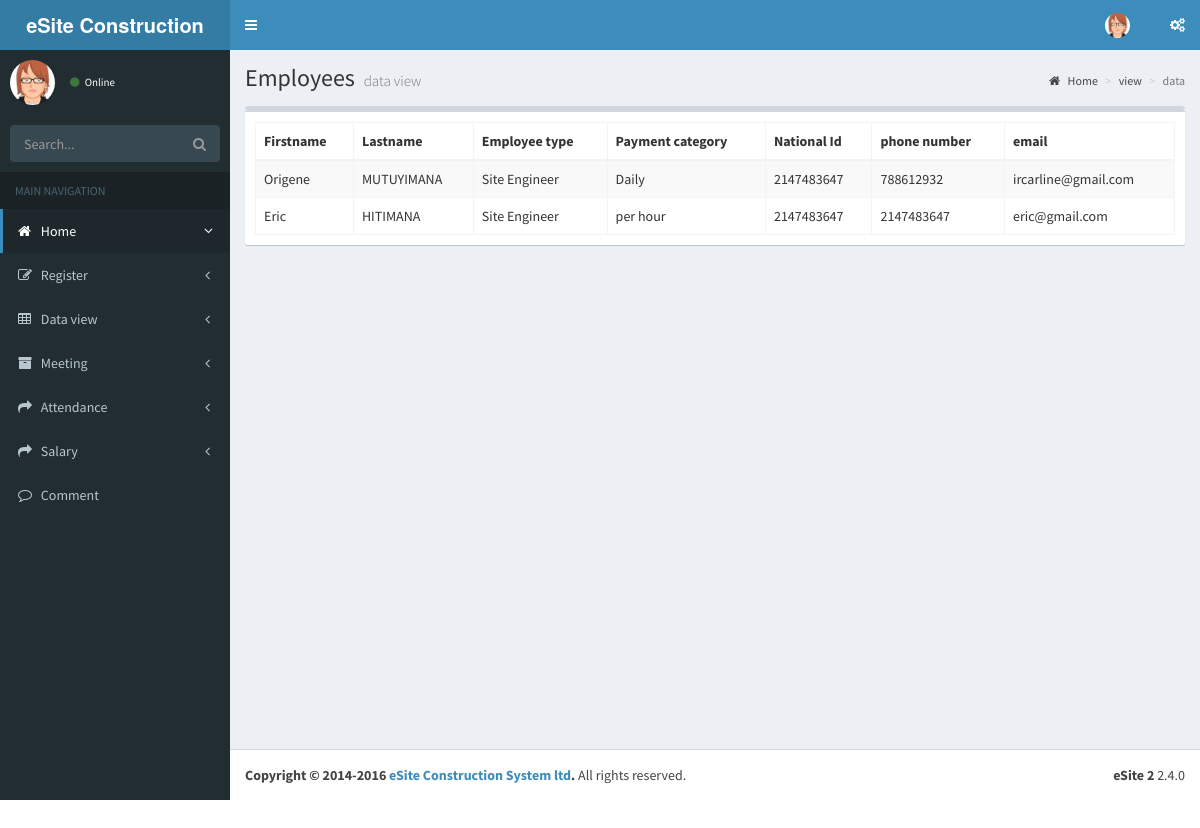
The app's page /pages/tables/view_employee.php with its own data.
### tables this page shows
CREATE TABLE `employees` (
  `employee_id` int(11) NOT NULL,
  `employee_idNo` varchar(255) NOT NULL,
  `firstname` varchar(40) NOT NULL,
  `lastname` varchar(40) NOT NULL,
  `employee_type` varchar(40) NOT NULL,
  `payment_category` varchar(40) NOT NULL,
  `identity` int(16) NOT NULL,
  `phone_no` int(25) NOT NULL,
  `email` varchar(40) NOT NULL
);

### pages/tables/view_employee.php (the view, shortened to what this page needs)
<?php
include '../../config.php';
?>
<!DOCTYPE html>
<html>
<head>
  <link rel="stylesheet" href="../../bootstrap/css/bootstrap.min.css">
  <link rel="stylesheet" href="https://cdnjs.cloudflare.com/ajax/libs/font-awesome/4.5.0/css/font-awesome.min.css">
  <link rel="stylesheet" href="https://cdnjs.cloudflare.com/ajax/libs/ionicons/2.0.1/css/ionicons.min.css">
  <link rel="stylesheet" href="../../plugins/datatables/dataTables.bootstrap.css">
  <link rel="stylesheet" href="../../dist/css/AdminLTE.min.css">
  <link rel="stylesheet" href="../../dist/css/skins/_all-skins.min.css">
</head>
<body class="hold-transition skin-blue sidebar-mini">
<div class="wrapper">
   <header class="main-header">
    <a href="#" class="logo">
      <span class="logo-lg"><b>eSite Construction System</b>LTD</span>
    </a>
    <nav class="navbar navbar-static-top">
      <a href="#" class="sidebar-toggle" data-toggle="push-menu" role="button">
      </a>
      <div class="navbar-custom-menu">
        <ul class="nav navbar-nav">
          <li class="dropdown user user-menu">
            <a href="#" class="dropdown-toggle" data-toggle="dropdown">
              <img src="../../dist/img/User22.jpg" class="user-image" alt="User Image">
            </a>
          </li>
          <li>
            <a href="#" data-toggle="control-sidebar"><i class="fa fa-gears"></i></a>
          </li>
        </ul>
      </div>
    </nav>
  </header>
  <aside class="main-sidebar">
   <section class="sidebar">
      <div class="user-panel">
        <div class="pull-left image">
          <img src="../../dist/img/User22.jpg" class="img-circle" alt="User Image">
        </div>
        <div class="pull-left info">
          <a href="#"><i class="fa fa-circle text-success"></i> Online</a>
        </div>
      </div>
      <form action="#" method="get" class="sidebar-form">
        <div class="input-group">
          <input type="text" name="q" class="form-control" placeholder="Search...">
          <span class="input-group-btn">
                <button type="submit" name="search" id="search-btn" class="btn btn-flat"><i class="fa fa-search"></i>
                </button>
              </span>
        </div>
      </form>
      <ul class="sidebar-menu" data-widget="tree">
        <li class="header">MAIN NAVIGATION</li>
        <li class="active treeview">
          <a href="index.php">
            <i class="fa fa-home"></i> <span>Home</span>
            <span class="pull-right-container">
              <i class="fa fa-angle-left pull-right"></i>
            </span>
          </a>
        </li>
        <li class="treeview">
          <a href="#">
            <i class="fa fa-edit"></i> <span>Register</span>
            <span class="pull-right-container">
              <i class="fa fa-angle-left pull-right"></i>
            </span>
          </a>
        </li>
        <li class="treeview">
          <a href="#">
            <i class="fa fa-table"></i> <span>Data view</span>
            <span class="pull-right-container">
              <i class="fa fa-angle-left pull-right"></i>
            </span>
          </a>
        </li>
         <li class="treeview">
          <a href="#">
            <i class="fa fa-archive"></i> <span>Meeting</span>
            <span class="pull-right-container">
              <i class="fa fa-angle-left pull-right"></i>
            </span>
          </a>
        </li>
                 <li class="treeview">
          <a href="#">
            <i class="fa fa-share"></i> <span>Attendance</span>
            <span class="pull-right-container">
              <i class="fa fa-angle-left pull-right"></i>
            </span>
          </a>
        </li>
             <li class="treeview">
          <a href="#">
            <i class="fa fa-share"></i> <span>Salary</span>
            <span class="pull-right-container">
              <i class="fa fa-angle-left pull-right"></i>
            </span>
          </a>
        </li>
        <li>
          <a href="#">
            <i class="fa fa-comment-o"></i> <span>Comment</span>
          </a>
        </li>
      </ul>
    </section>
  </aside>
  <div class="content-wrapper">
    <section class="content-header">
      <h1>
      Employees
        <small>data view</small>
      </h1>
      <ol class="breadcrumb">
        <li><a href="#"><i class="fa fa-home"></i> Home</a></li>
        <li><a href="#">view </a></li>
        <li class="active">data</li>
      </ol>
    </section>
    <section class="content">
      <div class="row">
        <div class="col-xs-12">
          <div class="box"
          <div class="box">
            <div class="box-body">
              <table id="example1" class="table table-bordered table-striped">
                <thead>
                <tr>
                  <th>Firstname</th>
                  <th>Lastname</th>
                  <th>Employee type</th>
                  <th>Payment category</th>
                  <th>National Id</th>
                  <th>phone number </th>
                  <th>email </th>
                </tr>
                </thead>
                <tbody>
                <?php
      $smt = $con->query('SELECT * FROM employees');
     while ($rows = $smt->fetch(PDO::FETCH_ASSOC)) { ?>
       <tr>
                  <td><?php  echo $rows['firstname']?></td>
                  <td><?php echo $rows['lastname']?></td>
                  <td><?PHP echo $rows['employee_type']?></td>
                  <td><?PHP echo $rows['payment_category']?></td>
                  <td><?PHP echo $rows['identity']?></td>
                  <td><?PHP echo $rows['phone_no']?></td>
                  <td><?PHP echo $rows['email']?></td>
                </tr>
    <?php }
          ?>
                </tbody>
              </table>
            </div>
          </div>
        </div>
      </div>
    </section>
  </div>
  <footer class="main-footer">
    <div class="pull-right hidden-xs">
      <b>eSite 2</b> 2.4.0
    </div>
    <strong>Copyright &copy; 2014-2016 <a href="https://adminlte.io">eSite Construction System ltd</a>.</strong> All rights
    reserved.
  </footer>
</div>
</body>
</html>

### records on screen
employees: firstname "Origene", lastname "MUTUYIMANA", employee_type "Site Engineer", payment_category "Daily", identity "2147483647", phone_no "788612932", email "ircarline@gmail.com"
employees: firstname "Eric", lastname "HITIMANA", employee_type "Site Engineer", payment_category "per hour", identity "2147483647", phone_no "2147483647", email "eric@gmail.com"
